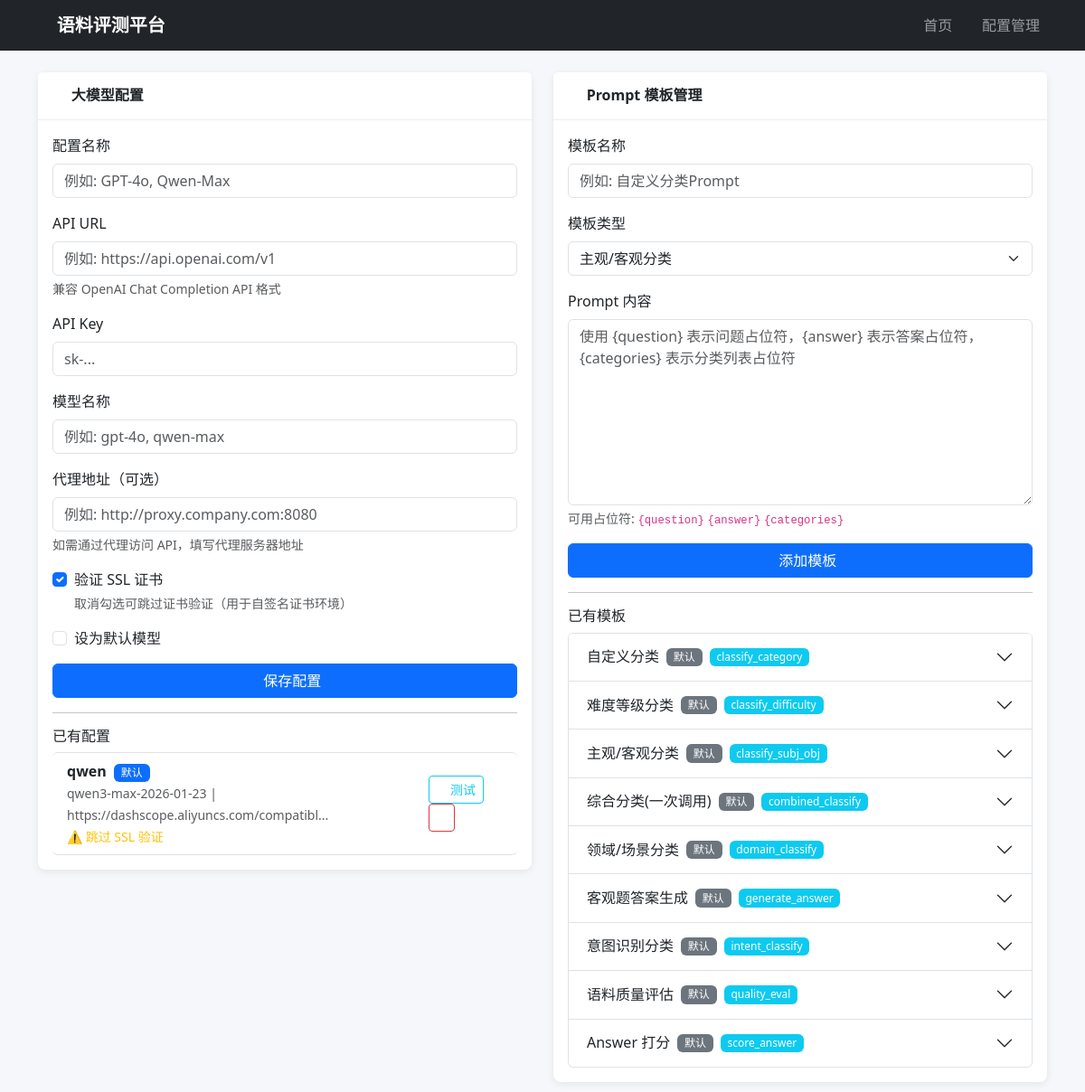
The page /config on the database its author committed.
### models.py (models this page shows)
class LLMConfig(db.Model):
    __tablename__ = 'llm_config'
    id = db.Column(db.Integer, primary_key=True)
    name = db.Column(db.String(100), nullable=False)
    api_url = db.Column(db.String(500), nullable=False)
    api_key = db.Column(db.String(500), nullable=False)
    model = db.Column(db.String(200), nullable=False)
    proxy = db.Column(db.String(500), nullable=True)  # 代理地址，如 http://proxy:port
    verify_ssl = db.Column(db.Boolean, default=True)  # 是否验证 SSL 证书
    is_default = db.Column(db.Boolean, default=False)
    created_at = db.Column(db.DateTime, default=datetime.utcnow)

class PromptTemplate(db.Model):
    __tablename__ = 'prompt_template'
    id = db.Column(db.Integer, primary_key=True)
    name = db.Column(db.String(200), nullable=False)
    prompt_type = db.Column(db.String(50), nullable=False)  # classify_subj_obj / classify_difficulty / classify_category / score_answer / generate_answer
    content = db.Column(db.Text, nullable=False)
    is_default = db.Column(db.Boolean, default=False)
    created_at = db.Column(db.DateTime, default=datetime.utcnow)

### app.py (the view)
@app.route('/config')
def config_page():
    configs = LLMConfig.query.order_by(LLMConfig.created_at.desc()).all()
    prompts = PromptTemplate.query.order_by(PromptTemplate.prompt_type).all()
    return render_template('config.html', configs=configs, prompts=prompts)

### templates/config.html (shortened to what this page needs)
{% extends "base.html" %}
{% block content %}
<div class="row">
    <div class="col-md-6">
        <div class="card">
            <div class="card-header">
                <h5><i class="bi bi-cpu"></i> 大模型配置</h5>
            </div>
            <div class="card-body">
                <form id="llm-config-form">
                    <div class="mb-3">
                        <label class="form-label">配置名称</label>
                        <input type="text" name="name" class="form-control" placeholder="例如: GPT-4o, Qwen-Max" required>
                    </div>
                    <div class="mb-3">
                        <label class="form-label">API URL</label>
                        <input type="url" name="api_url" class="form-control"
                               placeholder="例如: https://api.openai.com/v1" required>
                        <div class="form-text">兼容 OpenAI Chat Completion API 格式</div>
                    </div>
                    <div class="mb-3">
                        <label class="form-label">API Key</label>
                        <input type="password" name="api_key" class="form-control" placeholder="sk-..." required>
                    </div>
                    <div class="mb-3">
                        <label class="form-label">模型名称</label>
                        <input type="text" name="model" class="form-control" placeholder="例如: gpt-4o, qwen-max" required>
                    </div>
                    <div class="mb-3">
                        <label class="form-label">代理地址（可选）</label>
                        <input type="text" name="proxy" class="form-control"
                               placeholder="例如: http://proxy.company.com:8080">
                        <div class="form-text">如需通过代理访问 API，填写代理服务器地址</div>
                    </div>
                    <div class="mb-3 form-check">
                        <input type="checkbox" name="verify_ssl" class="form-check-input" id="verify-ssl" checked>
                        <label class="form-check-label" for="verify-ssl">验证 SSL 证书</label>
                        <div class="form-text">取消勾选可跳过证书验证（用于自签名证书环境）</div>
                    </div>
                    <div class="mb-3 form-check">
                        <input type="checkbox" name="is_default" class="form-check-input" id="is-default">
                        <label class="form-check-label" for="is-default">设为默认模型</label>
                    </div>
                    <button type="submit" class="btn btn-primary w-100">
                        <i class="bi bi-save"></i> 保存配置
                    </button>
                </form>
                <hr>
                <h6>已有配置</h6>
                {% if configs %}
                <div class="list-group">
                    {% for config in configs %}
                    <div class="list-group-item d-flex justify-content-between align-items-center">
                        <div>
                            <strong>{{ config.name }}</strong>
                            {% if config.is_default %}
                            <span class="badge bg-primary ms-1">默认</span>
                            {% endif %}
                            <br>
                            <small class="text-muted">{{ config.model }} | {{ config.api_url[:40] }}...</small>
                            {% if not config.verify_ssl %}
                            <br><small class="text-warning">⚠️ 跳过 SSL 验证</small>
                            {% endif %}
                        </div>
                        <div>
                            <button class="btn btn-sm btn-outline-info" onclick="testConfig({{ config.id }})">
                                <i class="bi bi-lightning"></i> 测试
                            </button>
                            <button class="btn btn-sm btn-outline-danger" onclick="deleteConfig({{ config.id }})">
                                <i class="bi bi-trash"></i>
                            </button>
                        </div>
                    </div>
                    {% endfor %}
                </div>
                {% else %}
                <p class="text-muted">暂无配置</p>
                {% endif %}
            </div>
        </div>
    </div>
    <div class="col-md-6">
        <div class="card">
            <div class="card-header">
                <h5><i class="bi bi-chat-left-text"></i> Prompt 模板管理</h5>
            </div>
            <div class="card-body">
                <form id="prompt-form">
                    <div class="mb-3">
                        <label class="form-label">模板名称</label>
                        <input type="text" name="name" class="form-control" placeholder="例如: 自定义分类Prompt" required>
                    </div>
                    <div class="mb-3">
                        <label class="form-label">模板类型</label>
                        <select name="prompt_type" class="form-select" required>
                            <option value="classify_subj_obj">主观/客观分类</option>
                        </select>
                    </div>
                    <div class="mb-3">
                        <label class="form-label">Prompt 内容</label>
                        <textarea name="content" class="form-control" rows="8"
                                  placeholder="使用 {question} 表示问题占位符，{answer} 表示答案占位符，{categories} 表示分类列表占位符" required></textarea>
                        <div class="form-text">
                            可用占位符: <code>{question}</code> <code>{answer}</code> <code>{categories}</code>
                        </div>
                    </div>
                    <button type="submit" class="btn btn-primary w-100">
                        <i class="bi bi-save"></i> 添加模板
                    </button>
                </form>
                <hr>
                <h6>已有模板</h6>
                <div class="accordion" id="prompt-accordion">
                    {% for prompt in prompts %}
                    <div class="accordion-item">
                        <h2 class="accordion-header">
                            <button class="accordion-button collapsed" type="button"
                                    data-bs-toggle="collapse" data-bs-target="#prompt-{{ prompt.id }}">
                                {{ prompt.name }}
                                {% if prompt.is_default %}
                                <span class="badge bg-secondary ms-2">默认</span>
                                {% endif %}
                                <span class="badge bg-info ms-2">{{ prompt.prompt_type }}</span>
                            </button>
                        </h2>
                    </div>
                    {% endfor %}
                </div>
            </div>
        </div>
    </div>
</div>
{% endblock %}

### templates/base.html (shortened to what this page needs)
<!DOCTYPE html>
<html lang="zh-CN">
<head>
    <link href="{{ url_for('static', filename='vendor/bootstrap/css/bootstrap.min.css') }}" rel="stylesheet">
    <link href="{{ url_for('static', filename='vendor/bootstrap-icons/bootstrap-icons.css') }}" rel="stylesheet">
    <link href="{{ url_for('static', filename='css/style.css') }}" rel="stylesheet">
</head>
<body>
    <nav class="navbar navbar-expand-lg navbar-dark bg-dark">
        <div class="container">
            <a class="navbar-brand" href="/">
                <i class="bi bi-clipboard-data"></i> 语料评测平台
            </a>
            <div class="navbar-nav ms-auto">
                <a class="nav-link" href="/"><i class="bi bi-house"></i> 首页</a>
                <a class="nav-link" href="/config"><i class="bi bi-gear"></i> 配置管理</a>
            </div>
        </div>
    </nav>
    <div class="container mt-4">
        {% block content %}{% endblock %}
    </div>
</body>
</html>

### static/css/style.css (style rules this page uses)
body { background-color: #f5f7fa; }
.card { border: none; box-shadow: 0 2px 8px rgba(0, 0, 0, 0.08); border-radius: 8px; margin-bottom: 1rem; }
.card-header { background-color: #fff; border-bottom: 1px solid #eee; padding: 1rem 1.25rem; }
.card-header h5 { margin: 0; font-size: 1rem; font-weight: 600; }
.badge { font-weight: 500; }
.navbar-brand { font-weight: 700; }
.list-group-item { border-left: none; border-right: none; }

### rows shown on the page
LLMConfig: name "qwen", is_default "默认", model "qwen3-max-2026-01-23", api_url "https://dashscope.aliyuncs.com/compatibl", shows "⚠️ 跳过 SSL 验证"
PromptTemplate: name "自定义分类", is_default "默认", prompt_type "classify_category"
PromptTemplate: name "难度等级分类", is_default "默认", prompt_type "classify_difficulty"
PromptTemplate: name "主观/客观分类", is_default "默认", prompt_type "classify_subj_obj"
PromptTemplate: name "综合分类(一次调用)", is_default "默认", prompt_type "combined_classify"
PromptTemplate: name "领域/场景分类", is_default "默认", prompt_type "domain_classify"
PromptTemplate: name "客观题答案生成", is_default "默认", prompt_type "generate_answer"
PromptTemplate: name "意图识别分类", is_default "默认", prompt_type "intent_classify"
PromptTemplate: name "语料质量评估", is_default "默认", prompt_type "quality_eval"
PromptTemplate: name "Answer 打分", is_default "默认", prompt_type "score_answer"
